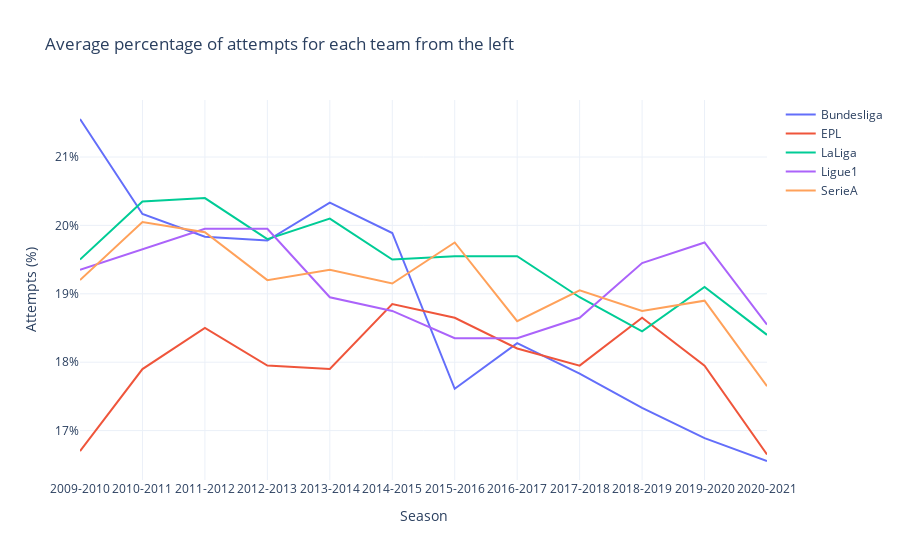

The cell this chart's notebook holds for it:
### Markdown cell above
##### For

### Code cell
fig = go.Figure()
for league in LEAGUE:
    temp = df[df["league"] == league].groupby("season")["left_for"].mean()
    fig.add_scatter(x=temp.index, y=temp.values, name=league, mode="lines")
fig.update_layout(
    title="Average percentage of attempts for each team from the left",
    yaxis=dict(
        tickformat=".0%",
        showgrid=True
    ),
    xaxis=dict(
        tickvals=[i for i in range(2009, 2022)],
        ticktext=["2009-2010", "2010-2011", "2011-2012", "2012-2013", "2013-2014", "2014-2015",
                    "2015-2016", "2016-2017", "2017-2018", "2018-2019", "2019-2020", "2020-2021", "2021-2022"],
        showgrid=True
    ),
    xaxis_title="Season",
    yaxis_title="Attempts (%)"
)
fig.show()

### Figure 1 — Plotly figure (JSON) as saved in the notebook; plotly's stock layout.template omitted (floating-point values rounded to 4 significant figures)
{"data": [{"mode": "lines", "name": "Bundesliga", "type": "scatter", "x": [2009, 2010, 2011, 2012, 2013, 2014, 2015, 2016, 2017, 2018, 2019, 2020], "y": [0.2156, 0.2017, 0.1983, 0.1978, 0.2033, 0.1989, 0.1761, 0.1828, 0.1783, 0.1733, 0.1689, 0.1656]}, {"mode": "lines", "name": "EPL", "type": "scatter", "x": [2009, 2010, 2011, 2012, 2013, 2014, 2015, 2016, 2017, 2018, 2019, 2020], "y": [0.167, 0.179, 0.185, 0.1795, 0.179, 0.1885, 0.1865, 0.182, 0.1795, 0.1865, 0.1795, 0.1665]}, {"mode": "lines", "name": "LaLiga", "type": "scatter", "x": [2009, 2010, 2011, 2012, 2013, 2014, 2015, 2016, 2017, 2018, 2019, 2020], "y": [0.195, 0.2035, 0.204, 0.198, 0.201, 0.195, 0.1955, 0.1955, 0.1895, 0.1845, 0.191, 0.184]}, {"mode": "lines", "name": "Ligue1", "type": "scatter", "x": [2009, 2010, 2011, 2012, 2013, 2014, 2015, 2016, 2017, 2018, 2019, 2020], "y": [0.1935, 0.1965, 0.1995, 0.1995, 0.1895, 0.1875, 0.1835, 0.1835, 0.1865, 0.1945, 0.1975, 0.1855]}, {"mode": "lines", "name": "SerieA", "type": "scatter", "x": [2009, 2010, 2011, 2012, 2013, 2014, 2015, 2016, 2017, 2018, 2019, 2020], "y": [0.192, 0.2005, 0.199, 0.192, 0.1935, 0.1915, 0.1975, 0.186, 0.1905, 0.1875, 0.189, 0.1765]}], "layout": {"title": {"text": "Average percentage of attempts for each team from the left"}, "xaxis": {"showgrid": true, "ticktext": ["2009-2010", "2010-2011", "2011-2012", "2012-2013", "2013-2014", "2014-2015", "2015-2016", "2016-2017", "2017-2018", "2018-2019", "2019-2020", "2020-2021", "2021-2022"], "tickvals": [2009, 2010, 2011, 2012, 2013, 2014, 2015, 2016, 2017, 2018, 2019, 2020, 2021], "title": {"text": "Season"}}, "yaxis": {"showgrid": true, "tickformat": ".0%", "title": {"text": "Attempts (%)"}}}}
